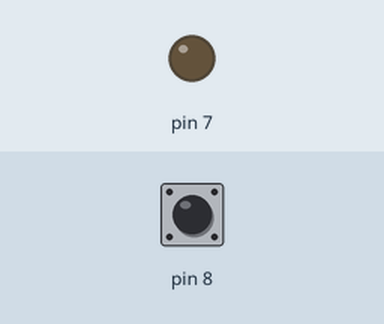
This sketch was run on a simulated Arduino Uno, built with avr-gcc and run on an emulated ATmega328P. On the bench: output pins drawn as LEDs (lit = HIGH). The inputs (shaded band) are chosen by the test bench; at power-on: pin 8 HIGH.

Above: at 1.2 s.
1.3 s: pin 8 pulled LOW for 0.15 s
At 1.37 s:
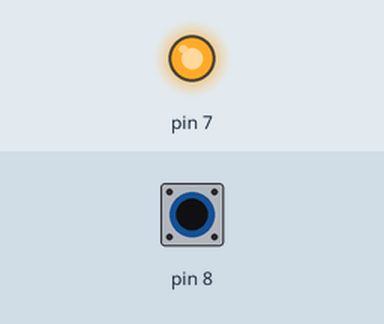
2.9 s: pin 8 pulled LOW for 3.2 s
At 6.6 s:
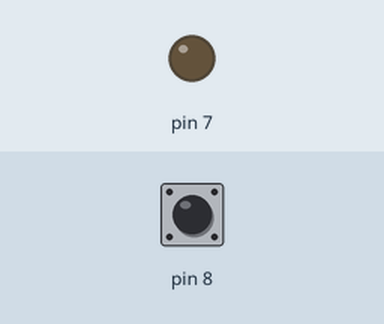
Timing chart, 0 to 8.1 s (numbered marks = the images above; inputs shaded):
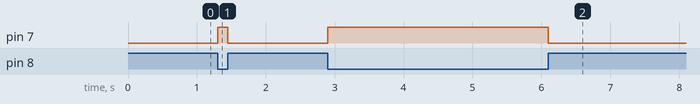

Measured:
- after the input at 1.3 s, pin 7: LOW → HIGH at once, → LOW 0.15 s later
- after the input at 2.9 s, pin 7: LOW → HIGH at once, → LOW 3.2 s later

The sketch:

prox-test.ino
```cpp
void setup() {
  // put your setup code here, to run once:
pinMode(8,INPUT_PULLUP);
pinMode(7,OUTPUT);
}

void loop() {
  // put your main code here, to run repeatedly:
if(digitalRead(8) == LOW )
{
  digitalWrite(7,HIGH);


}
else
{
  digitalWrite(7,LOW);
}
}
```
